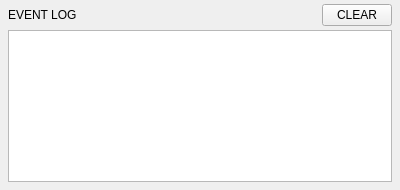
<?xml version="1.0" encoding="UTF-8"?>
<ui version="4.0">
 <class>LogPanel</class>
 <widget class="QWidget" name="LogPanel">
  <property name="geometry">
   <rect>
    <x>0</x>
    <y>0</y>
    <width>400</width>
    <height>190</height>
   </rect>
  </property>
  <layout class="QVBoxLayout" name="mainLayout">
   <property name="spacing">
    <number>4</number>
   </property>
   <property name="leftMargin">
    <number>8</number>
   </property>
   <property name="topMargin">
    <number>4</number>
   </property>
   <property name="rightMargin">
    <number>8</number>
   </property>
   <property name="bottomMargin">
    <number>8</number>
   </property>
   <item>
    <layout class="QHBoxLayout" name="headerLayout">
     <property name="spacing">
      <number>4</number>
     </property>
     <item>
      <widget class="QLabel" name="titleLabel">
       <property name="objectName">
        <string notr="true">panelTitle</string>
       </property>
       <property name="text">
        <string>EVENT LOG</string>
       </property>
      </widget>
     </item>
     <item>
      <spacer name="headerSpacer">
       <property name="orientation">
        <enum>Qt::Horizontal</enum>
       </property>
       <property name="sizeHint" stdset="0">
        <size>
         <width>40</width>
         <height>20</height>
        </size>
       </property>
      </spacer>
     </item>
     <item>
      <widget class="QPushButton" name="clearButton">
       <property name="text">
        <string>CLEAR</string>
       </property>
       <property name="maximumSize">
        <size>
         <width>70</width>
         <height>16777215</height>
        </size>
       </property>
      </widget>
     </item>
    </layout>
   </item>
   <item>
    <widget class="QTextEdit" name="logOutput">
     <property name="readOnly">
      <bool>true</bool>
     </property>
     <property name="lineWrapMode">
      <enum>QTextEdit::WidgetWidth</enum>
     </property>
    </widget>
   </item>
  </layout>
 </widget>
 <resources/>
 <connections/>
</ui>
